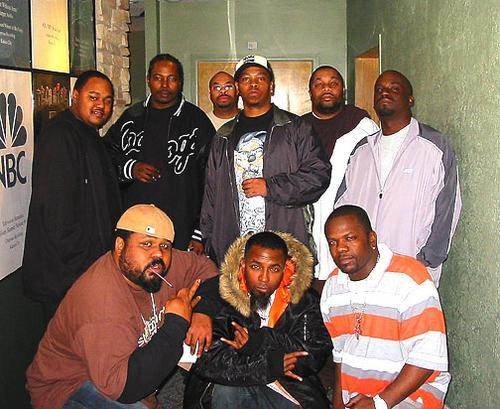
#> input picture x71/5th semester/Computer Vision/1/4.faceDetect/IP-group-large.jpg, 500 x 409 px
$ python faceDetect.py
#> lines starting #> are read from the running program, lines starting #| are printed output that depends on the picture; after the words box and inside, x2 and y2 are one past the last pixel; in counts of white or black regions, pixels touching at a corner belong together
#> further down, img is the input picture: shape (409, 500, 3); mean B, G, R 91.8, 106.9, 127.2
__author__ = 'Artem Gorokhov'
import cv2
import numpy as np


def detectFaces(img):
    face_cascade = cv2.CascadeClassifier('haarcascade_frontalface_default.xml')
    eye_cascade = cv2.CascadeClassifier('haarcascade_eye.xml')

    gray = cv2.cvtColor(img, cv2.COLOR_BGR2GRAY)
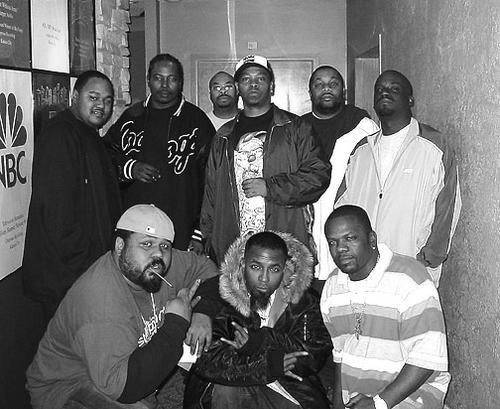
#> gray: shape (409, 500); min 0, max 255, mean 111.3

    faces = face_cascade.detectMultiScale(gray, 1.3, 5)
#> faces = [[309, 72, 35, 35], [321, 222, 43, 43]]
    for (x, y, w, h) in faces:
        cv2.rectangle(img, (x, y), (x + w, y + h), (255, 0, 0), 2)
        roi_gray = gray[y:y + h, x:x + w]
        roi_color = img[y:y + h, x:x + w]
        eyes = eye_cascade.detectMultiScale(roi_gray)
        for (ex, ey, ew, eh) in eyes:
            cv2.rectangle(roi_color, (ex, ey), (ex + ew, ey + eh), (0, 255, 0), 2)
#> this loop made 2 passes
#> pass 1, in detectFaces, `roi_gray = gray[y:y + h, x:x + w]`:
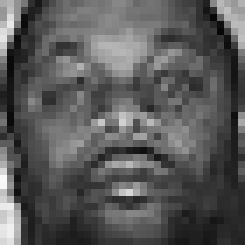
#> roi_gray: shape (35, 35) (shown 7 times larger); min 7, max 249, mean 88.7
#> pass 1, in detectFaces, `roi_color = img[y:y + h, x:x + w]`:
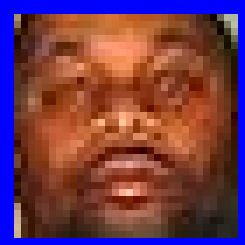
#> roi_color: shape (35, 35, 3) (shown 7 times larger); mean B, G, R 77, 58.6, 112.4
#> pass 2, in detectFaces, `roi_gray = gray[y:y + h, x:x + w]`:
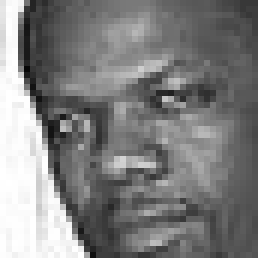
#> roi_gray: shape (43, 43) (shown 6 times larger); min 7, max 255, mean 127
#> pass 2, in detectFaces, `roi_color = img[y:y + h, x:x + w]`:
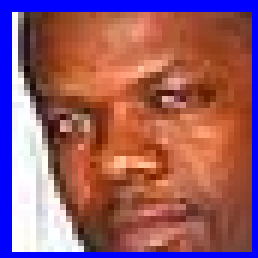
#> roi_color: shape (43, 43, 3) (shown 6 times larger); mean B, G, R 104.6, 91.4, 150.2
#> after the loop:
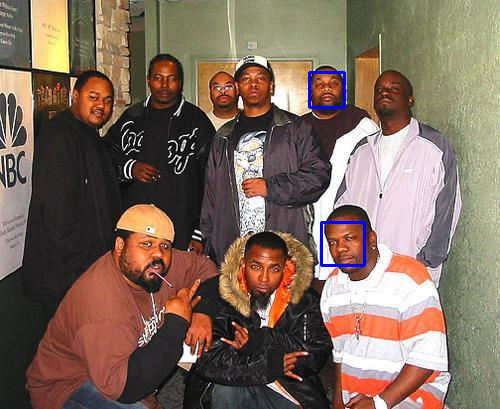
#> img: shape (409, 500, 3); 0.45% of pixels changed, all inside (x1, y1, x2, y2) = (308, 71, 366, 267)

img = cv2.imread('IP-group-large.jpg')
detectFaces(img)

cv2.imshow('img', img)
cv2.waitKey(0)
cv2.destroyAllWindows()
